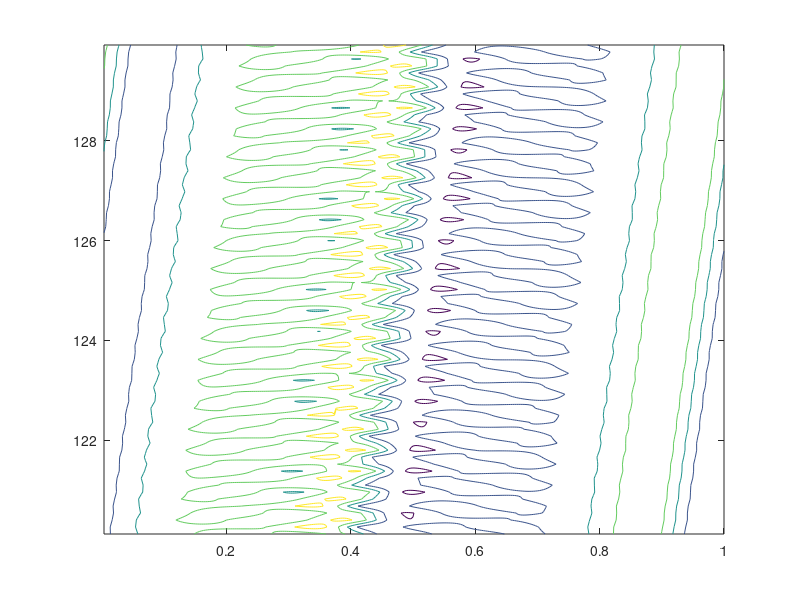
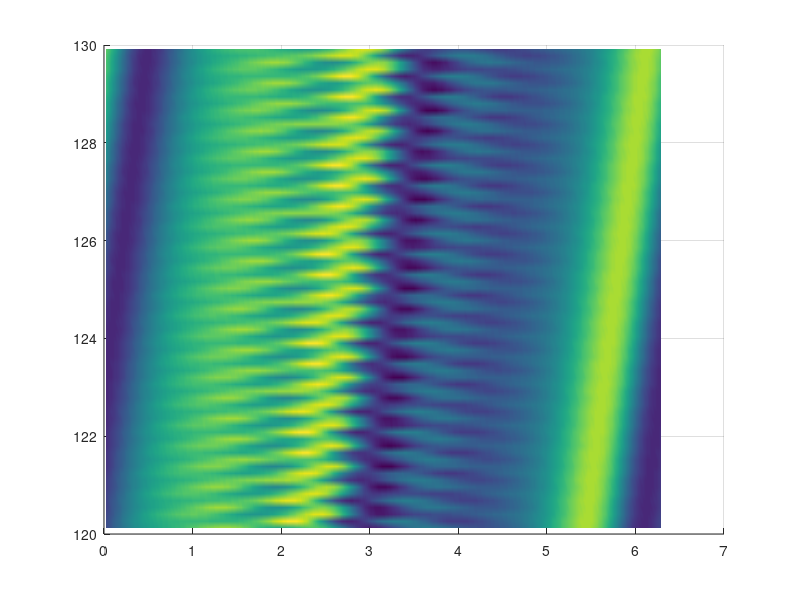

Write the MATLAB code that produced these figures, in order. (Note: this script raises an error after producing the figures.)
clear all; close all; clc;

% Kuramoto-Sivashinsky equation (from Trefethen)
% u_t = -u*u_x - u_xx - nu*u_xxxx,  periodic BCs

N = 300; %1024
x = 2*pi*(1:N)'/N;
u = -sin(x)+2*cos(2*x)+3*cos(3*x)-4*sin(4*x);
v = fft(u);
alpha = 87;
nu = 4/alpha;

% % % % % %
%Spatial grid and initial condition:
h = 0.01; %10^(-4);
k = [0:N/2-1 0 -N/2+1:-1]';
L = k.^2 - nu*k.^4; %% added the 4* for my specif
E = exp(h*L); E2 = exp(h*L/2);
M = 16;
r = exp(1i*pi*((1:M)-.5)/M);
LR = h*L(:,ones(M,1)) + r(ones(N,1),:);
Q = h*real(mean( (exp(LR/2)-1)./LR ,2));
f1 = h*real(mean( (-4-LR+exp(LR).*(4-3*LR+LR.^2))./LR.^3 , 2) );
f2 = h*real(mean( (2+LR+exp(LR).*(-2+LR))./LR.^3 ,2));
f3 = h*real(mean( (-4-3*LR-LR.^2+exp(LR).*(4-LR))./LR.^3 ,2));

% Main time-stepping loop:
uu = u; tt = 0;
tmax = 140; nmax = round(tmax/h); nplt = floor((tmax/1000)/h); g = -0.5i*k;
tt = zeros(1,nmax);
uu = zeros(N,nmax);

for n = 1:nmax
    t = n*h;
    Nv = g.*fft(real(ifft(v)).^2);
    a = E2.*v + Q.*Nv;
    Na = g.*fft(real(ifft(a)).^2); 
    b = E2.*v + Q.*Na;
    Nb = g.*fft(real(ifft(b)).^2);
    c = E2.*a + Q.*(2*Nb-Nv);
    Nc = g.*fft(real(ifft(c)).^2);
    v = E.*v + Nv.*f1 + 2*(Na+Nb).*f2 + Nc.*f3;     
    if mod(n,nplt)==0
        n;
        u = real(ifft(v));
        uu(:,n) = u; 
        tt(n) = t;
    end
end


%%
cutoff = tt > 120;
cutoff = cutoff & tt<130;
%  cutoff = tt > 0; cutoff = cutoff & tt<10;

figure(1)
contour(x/(2*pi),tt(cutoff),uu(:,cutoff).',[-10 -5 0 5 10]),shading interp, colormap("default")
% contour(x,tt,uu.'),shading interp, colormap(gray)

figure(2)
surf(x,tt(cutoff),uu(:,cutoff).'),shading interp, colormap("default"), view(2)
tsave = tt(cutoff);
xsave = x/(2*pi);
dt = h;
dx = 1/N;
usave = uu(:,cutoff).';

%save kuramoto_sivashinsky.mat xsave tsave usave dt dx
%% proviamo con DMD prima di fare tutto:
% input = uu(:,cutoff); input = input(:,1:end-1);
% output = uu(:,cutoff); output = output(:,2:end);
% 
% [U,S,V] = svd(input,'econ');
% cum_S = diag(S)/sum(sum(S));
% rango = 16;
% Ur=U(:,1:rango);
% Sr=S(1:rango,1:rango);
% Vr=V(:,1:rango);
% Atilde=Ur'*output*Vr/Sr;
% [W,Lambda] = eig(Atilde);
% 
% Phi = output*Vr*inv(Sr)*W; % Step 4
% Alpha1=Sr*Vr(1,:)';
% b_DMD = (W*Lambda)\Alpha1;
% 
% mu=diag(Lambda);
% omega=log(mu)/dt;
% 
% y0 = Phi\input(:,1);
% 
% t = 1:length(tt(cutoff));
% for iter = 1:length(tt(cutoff)) %teh DMD forecasts all the timesteps (form 1 to 200) 
%     u_modes(:,iter) =(y0.*exp(omega*(t(iter))));
% end
% 
% u_dmd= real(Phi*u_modes); 

%% train neural network
%input = uu(1:end-1,cutoff);
%output = uu(2:end,cutoff); %quelle vecchie, probabilmente sbagliate

input = uu(:,cutoff); input = input(:,1:end-1);
output = uu(:,cutoff); output = output(:,2:end);

net = feedforwardnet([10 10 10]);
net.layers{1}.transferFcn = 'satlins';
net.layers{2}.transferFcn = 'logsig';
net.layers{3}.transferFcn = 'radbas';
% net.layers{3}.transferFcn = 'purelin';
net = train(net,input,output); %s x t
%% plotting

x0=usave(1,:).';
%x0=usave(1:end-1,1);
clear ynn
ynn(1,:)=x0;
for jj=2:length(tt(cutoff))
    y0=net(x0);
    ynn(jj,:)=y0.';
    %x0=[rho_try;y0(2:4)];
    x0=y0;
end
%%
figure(4)
contour(x/(2*pi),tt(cutoff),ynn(:,:),[-10 -5 0 5 10]),shading interp, colormap("default")

figure(5)
surf(x,tt(cutoff),ynn),shading interp, colormap("default"), view(2)
